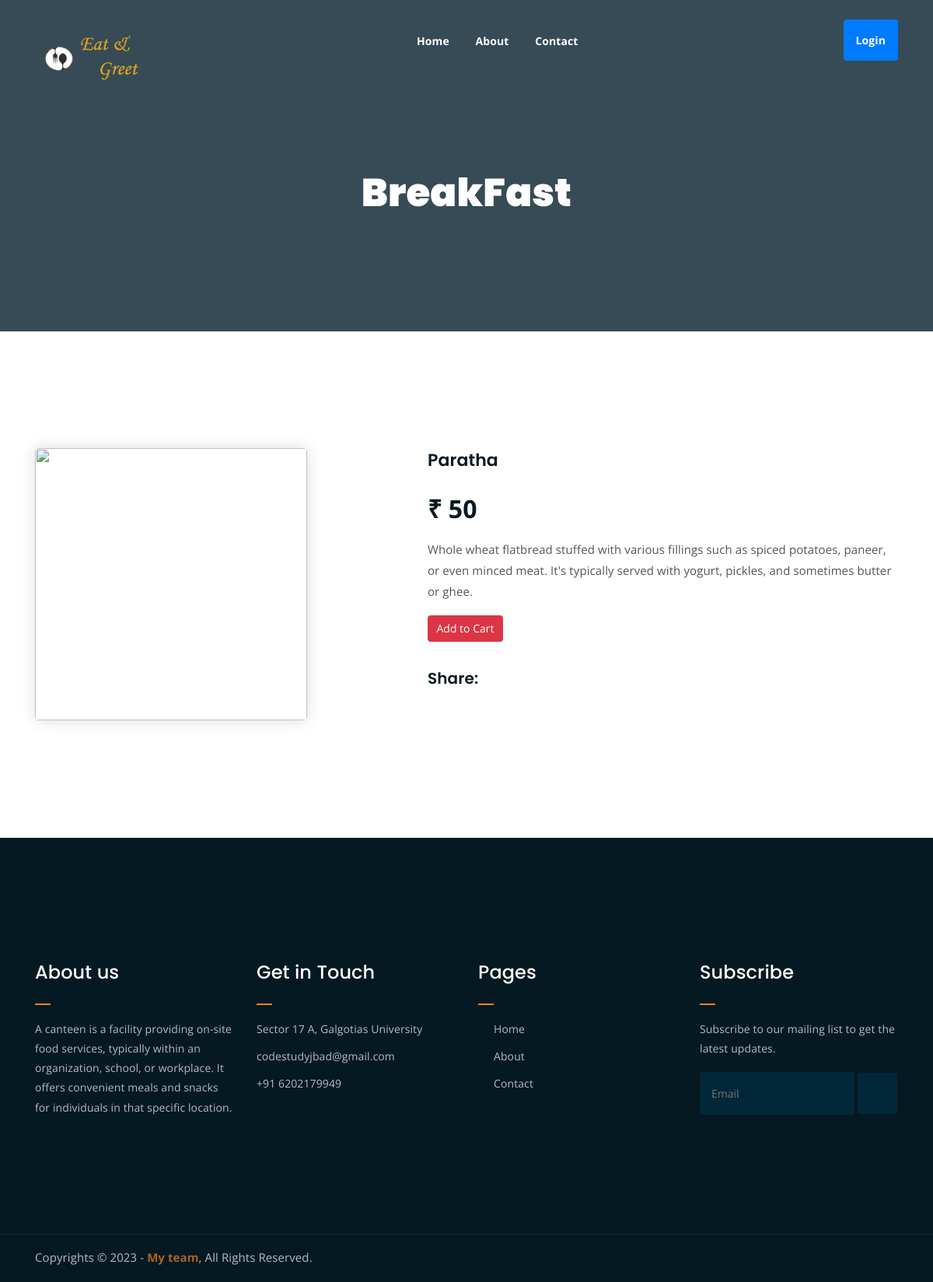
/front1/view/3/, run on the app's committed database.
### BackEnd/models.py (models this page shows, shortened)
class Product(models.Model):
    cname=models.ForeignKey(AddCate,related_name='categories',on_delete=models.CASCADE)
    week=models.CharField(max_length=100)
    img=CloudinaryField('img')
    fname=models.CharField(max_length=500)
    desc=models.TextField()
    price=models.IntegerField(null=True,blank=True)
    quantity=models.IntegerField(null=True,blank=True)

class AddCate(models.Model):
    img=CloudinaryField('img')
    catname=models.CharField(max_length=300)
    def __str__(self) -> str:
        return self.catname

### FrontEnd/views.py (the view)
# urls.py: path('front1/view/<id>/', view,name='view'),
def view(request,id):
    if request.user.is_authenticated:
        queryset=Product.objects.get(id=id)
        user_cart_items = CartItem.objects.filter(user=request.user)
        for item in user_cart_items:
            item.total_price = item.get_total_price()
        grand_total = sum(item.total_price for item in user_cart_items)
        cart_items_count = user_cart_items.count()
        context = {
            'cart_items': user_cart_items,
            'title': 'About Us',
            'grand_total':grand_total,
            'cart_items_count': cart_items_count,
            'query':queryset
        }
    else:
        queryset=Product.objects.get(id=id)
        context={'title':'View Food','query':queryset}
    return render(request,'Front1/viewFood.html',context)

### FrontEnd/templates/Front1/viewFood.html (shortened to what this page needs)
{% extends "Front1/base.html" %}
{% block start %}
	<div class="breadcrumb-section breadcrumb-bg">
		<div class="container">
			<div class="row">
				<div class="col-lg-8 offset-lg-2 text-center">
					<div class="breadcrumb-text">
						<h1>{{query.cname}}</h1>
					</div>
				</div>
			</div>
		</div>
	</div>
	<div class="single-product mt-150 mb-150">
		<div class="container">
			<div class="row">
				<div class="col-md-5">
					<div class="single-product-img">
						<img src="{{query.img.url}}" height="350" width="350">
					</div>
				</div>
				<div class="col-md-7">
					<div class="single-product-content">
						<h3>{{query.fname}}</h3>
						<p class="single-product-pricing"> &#8377; {{query.price}}</p>
						<p>{{query.desc}}</p>
						<div class="single-product-form">
							<form method="post" action="{% url 'add_to_cart' query.id %}">
									<button type="submit" class="btn btn-danger">Add to Cart</button>
							</form>
						</div>
						<h4>Share:</h4>
						<ul class="product-share">
							<li><a href=""><i class="fab fa-facebook-f"></i></a></li>
							<li><a href=""><i class="fab fa-twitter"></i></a></li>
							<li><a href=""><i class="fab fa-google-plus-g"></i></a></li>
							<li><a href=""><i class="fab fa-linkedin"></i></a></li>
						</ul>
					</div>
				</div>
			</div>
		</div>
	</div>
{% endblock %}

### FrontEnd/static/assets/css/main.css (style rules this page uses)
html { font-size: 14px; font-weight: 400; line-height: 28px; height: 100%; }
body { font-family: "Open Sans", sans-serif; font-weight: 400; font-size: 1rem; letter-spacing: 0.1px; line-height: 1.8; color: #051922; overflow-x: hidden; }
body img { max-width: 100%; }
a { cursor: pointer; text-decoration: none; -webkit-transition: all 0.2s ease-in-out; -o-transition: all 0.2s ease-in-out; transition: all 0.2s ease-in-out; }
h1, .h1, h2, .h2, h3, .h3, h4, .h4, h5, .h5, h6, .h6 { font-family: "Poppins", sans-serif; font-weight: 700; margin: 0 0 1.25rem 0; color: #051922; }
h1:last-child, .h1:last-child, h2:last-child, .h2:last-child, h3:last-child, .h3:last-child, h4:last-child, .h4:last-child, h5:last-child, .h5:last-child, h6:last-child, .h6:last-child { margin: 0; }
h1, .h1 { font-size: 4rem; font-weight: 700; line-height: 4rem; }
h3, .h3 { font-size: 2rem; font-weight: 700; line-height: 2.25rem; }
h4, .h4 { font-size: 1.5rem; font-weight: 700; line-height: 1.75rem; }
p { font-family: "Open Sans", sans-serif; font-weight: 400; font-size: 1rem; letter-spacing: 0.1px; line-height: 1.8; color: #051922; margin: 0 0 1.25rem 0; }
.mt-150 { margin-top: 150px; }
.mb-150 { margin-bottom: 150px; }
.breadcrumb-bg { background-image: url(../img/breadcrumb-bg.jpg); }
.breadcrumb-text h1 { font-size: 50px; font-weight: 900; color: #fff; margin: 0; margin-top: 20px; }
.breadcrumb-section { padding: 150px 0; background-size: cover; background-position: center center; position: relative; z-index: 1; background-attachment: fixed; padding-top: 200px; }
.breadcrumb-section:after { position: absolute; left: 0; top: 0; width: 100%; height: 100%; content: ""; background-color: #07212e; z-index: -1; opacity: 0.8; }
ul.product-share li a { -webkit-transition: 0.3s; -o-transition: 0.3s; transition: 0.3s; }
html, body { height: 100%; }
.single-product-img img { border-radius: 5px; -webkit-box-shadow: 0 0 20px #ddd; box-shadow: 0 0 20px #ddd; }
.single-product-content h3 { font-size: 22px; font-weight: 600; }
.single-product-content p { font-size: 15px; color: #555; line-height: 1.8; }
.single-product-content p.single-product-pricing { font-size: 32px; font-weight: 700; margin-bottom: 10px; color: #051922; line-height: inherit; }
.single-product-content h4 { font-size: 20px; font-weight: 600; margin-top: 35px; }
ul.product-share { margin: 0; padding: 0; list-style: none; }
ul.product-share li { display: inline-block; }
ul.product-share li a { display: block; color: #051922; margin-right: 10px; }
.single-product-content { margin-left: 30px; }

### data on the page
Product: cname "BreakFast", fname "Paratha", price "50", desc "Whole wheat flatbread stuffed with various fillings such as spiced potatoes, paneer, or even minced meat. It's typically served with yogurt, pickles, and sometimes butter or ghee."
